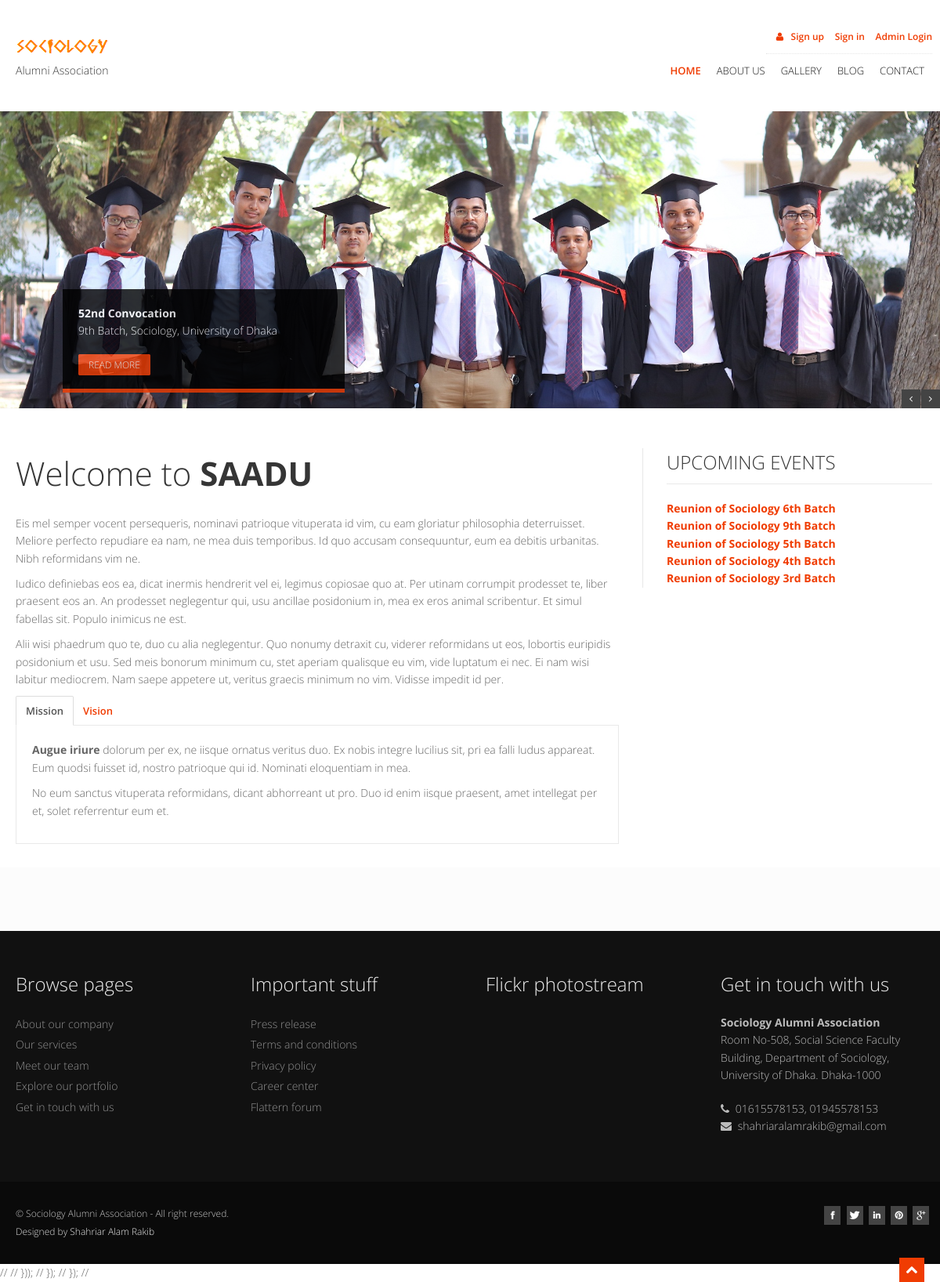
/home/, run on the app's committed database.
### tables this page shows
CREATE TABLE IF NOT EXISTS `sliders` (
  `id` int(11) NOT NULL AUTO_INCREMENT,
  `image` varchar(255) NOT NULL,
  `slider_title` varchar(255) DEFAULT NULL,
  `description` text DEFAULT NULL,
  PRIMARY KEY (`id`)
);

CREATE TABLE IF NOT EXISTS `settings` (
  `id` int(11) NOT NULL AUTO_INCREMENT,
  `about_us` text DEFAULT NULL,
  `mission` text DEFAULT NULL,
  `vision` text DEFAULT NULL,
  PRIMARY KEY (`id`)
);

CREATE TABLE IF NOT EXISTS `events` (
  `event_id` int(11) NOT NULL AUTO_INCREMENT,
  `event_name` varchar(255) NOT NULL,
  `event_start_date` date NOT NULL,
  `event_end_date` date NOT NULL,
  `event_organizer` varchar(255) NOT NULL,
  `event_location` varchar(128) NOT NULL,
  `status` varchar(4) NOT NULL,
  PRIMARY KEY (`event_id`)
);

### home/index.php (the view, shortened to what this page needs)
<?php
include("header.php");
$query = "SELECT * FROM sliders";
$results = mysqli_query($conn, $query);
?>
    <section id="featured">
      <div id="nivo-slider">
        <div class="nivo-slider">
        </div>
        <div class="container">
          <div class="row">
            <div class="span12">
                <?php while($slider = mysqli_fetch_assoc($results)) { ?>
              <div class="nivo-caption" id="caption-<?php echo $slider['id']; ?>">
                <div>
                  <p>
                    <strong><?php echo $slider['slider_title']; ?></strong> <br>
                      <?php echo $slider['description']; ?>
                  </p>
                  <a href="#" class="btn btn-theme">Read More</a>
                </div>
              </div>
              <?php } ?>
            </div>
          </div>
        </div>
      </div>
    <section id="content">
    <div class="container">
        <div class="row">
        <div class="span8">
            <h2>Welcome to <strong>SAADU</strong></h2>
            <?php echo $setting['about_us']; ?>
            <div >
                <ul class="nav nav-tabs">
                  <li class="active"><a href="#one" data-toggle="tab"> Mission</a></li>
                  <li><a href="#two" data-toggle="tab">Vision</a></li>
                </ul>
                <div class="tab-content">
                  <div class="tab-pane active" id="one">
                      <?php echo $setting['mission']; ?>
                  </div>
                </div>
              </div>
          </div>
          <div class="span4">
            <aside class="right-sidebar">
              <div class="widget">
                <h5 class="widgetheading">UPCOMING EVENTS</h5>
                <ul class="recent" style="margin:0px; padding:0px;">
                    <marquee behavior="scroll" direction="up" scrollamount="1" >
                   <?php
                      $sql = "SELECT * FROM events WHERE status='On'";
                      $result = mysqli_query($conn, $sql);
                        while($row = mysqli_fetch_assoc($result)){
                            $event_id = $row["event_id"];
                            $event_name = $row["event_name"];
                    ?>
                    <strong><a href="upcoming_event.php?id=<?php echo($event_id) ?>"><?php echo($event_name); ?></strong></a><br>
                    <?php
                        }
                    ?>
                    </marquee>
                </ul>
              </div>
            </aside>
          </div>
        </div>
      </div>
    </section>
    <section id="bottom">
      <div class="container">
        <div class="row">
          <div class="span12">
          </div>
        </div>
      </div>
    </section>
<?php
include("footer.php");
?>

### home/header.php (shortened to what this page needs)
<!DOCTYPE html>
<html lang="en">
<?php
include("connection.php");
$q = "SELECT * FROM settings";
$settings = mysqli_query($conn, $q);
$setting = mysqli_fetch_assoc($settings);
?>
<head>
  <link href="css/bootstrap.css" rel="stylesheet" />
  <link href="css/bootstrap-responsive.css" rel="stylesheet" />
  <link href="css/fancybox/jquery.fancybox.css" rel="stylesheet">
  <link href="css/jcarousel.css" rel="stylesheet" />
  <link href="css/flexslider.css" rel="stylesheet" />
  <link href="css/style.css" rel="stylesheet" />
  <link href="skins/default.css" rel="stylesheet" />
</head>
<body>
  <div id="wrapper">
    <header>
      <div class="container ">
        <div class="row nomargin">
          <div class="span12">
            <div class="headnav ">
              <ul>
                <?php
                if (!isset($_SESSION['id']) && !isset($_SESSION['user_id']))
                {
                    ?>
                  <li><a href="#mySignup" data-toggle="modal"><i class="icon-user"></i> Sign up</a></li>
                  <li><a href="#mySigninUser" data-toggle="modal">Sign in</a></li>
                  <li><a href="#mySignin" data-toggle="modal">Admin Login</a></li>
                  <?php }
                  ?>
              </ul>
            </div>
          </div>
        </div>
        <div class="row">
          <div class="span4">
            <div class="logo">
              <a href="index.php"><img src="img/sociology-logo.PNG" alt="" class="logo" /></a>
              <h1>Alumni Association</h1>
            </div>
          </div>
          <div class="span8">
            <div class="navbar navbar-static-top">
              <div class="navigation">
                <nav>
                  <ul class="nav topnav">
                    <li class="dropdown active">
                      <a href="index.php">Home</a>
                    </li>
                    <li class="dropdown">
                      <a href="about.php">About Us </a>
                    </li>
                    <li class="dropdown">
                      <a href="gallery.php">Gallery</a>
                    </li>
                    <li class="dropdown">
                      <a href="blog.php">Blog </a>
                    </li>
                    <li>
                      <a href="contact.php">Contact </a>
                    </li>
                  </ul>
                </nav>
              </div>
            </div>
          </div>
        </div>
      </div>
    </header>

### home/footer.php (shortened to what this page needs)
    <footer>
      <div class="container">
        <div class="row">
          <div class="span3">
            <div class="widget">
              <h5 class="widgetheading">Browse pages</h5>
              <ul class="link-list">
                <li><a href="#">About our company</a></li>
                <li><a href="#">Our services</a></li>
                <li><a href="#">Meet our team</a></li>
                <li><a href="#">Explore our portfolio</a></li>
                <li><a href="#">Get in touch with us</a></li>
              </ul>
            </div>
          </div>
          <div class="span3">
            <div class="widget">
              <h5 class="widgetheading">Important stuff</h5>
              <ul class="link-list">
                <li><a href="#">Press release</a></li>
                <li><a href="#">Terms and conditions</a></li>
                <li><a href="#">Privacy policy</a></li>
                <li><a href="#">Career center</a></li>
                <li><a href="#">Flattern forum</a></li>
              </ul>
            </div>
          </div>
          <div class="span3">
            <div class="widget">
              <h5 class="widgetheading">Flickr photostream</h5>
            </div>
          </div>
          <div class="span3">
            <div class="widget">
              <h5 class="widgetheading">Get in touch with us</h5>
              <address>
								<strong>Sociology Alumni Association</strong><br>
								 Room No-508, Social Science Faculty Building,
								 Department of Sociology, University of Dhaka. Dhaka-1000
					 		</address>
              <p>
                <i class="icon-phone"></i> 01615578153, 01945578153 <br>
                <i class="icon-envelope-alt"></i> shahriaralamrakib@gmail.com
              </p>
            </div>
          </div>
        </div>
      </div>
      <div id="sub-footer">
        <div class="container">
          <div class="row">
            <div class="span6">
              <div class="copyright">
                <p>
                  <span>&copy; Sociology Alumni Association - All right reserved.</span>
                </p>
                <div class="credits">
                  Designed by <a href="https://facebook.com/shahriaralamrakib">Shahriar Alam Rakib</a>
                </div>
              </div>
            </div>
            <div class="span6">
              <ul class="social-network">
                <li><a href="#" data-placement="bottom" title="Facebook"><i class="icon-facebook icon-square"></i></a></li>
                <li><a href="#" data-placement="bottom" title="Twitter"><i class="icon-twitter icon-square"></i></a></li>
                <li><a href="#" data-placement="bottom" title="Linkedin"><i class="icon-linkedin icon-square"></i></a></li>
                <li><a href="#" data-placement="bottom" title="Pinterest"><i class="icon-pinterest icon-square"></i></a></li>
                <li><a href="#" data-placement="bottom" title="Google plus"><i class="icon-google-plus icon-square"></i></a></li>
              </ul>
            </div>
          </div>
        </div>
      </div>
    </footer>
  </div>
  <a href="#" class="scrollup"><i class="icon-chevron-up icon-square icon-32 active"></i></a>
//
//                }));
//            });
//        });
//    </script>
</body>
</html>

### home/css/style.css (style rules this page uses)
body { font-family: 'Open Sans', Arial, sans-serif; font-size: 14px; font-weight: 300; line-height: 1.6em; color: #656565; }
.container { padding: 0 20px 0 20px; position: relative; }
#wrapper { width: 100%; margin: 0; padding: 0; }
.row, .row-fluid { margin-bottom: 30px; }
.row.nomargin, .row-fluid.nomargin { margin-bottom: 0; }
header { background: #fff; margin: 0; padding: 0; position: relative; }
header .logo { margin: -10px 0 0 0; float: left; }
header .logo img { margin-bottom: 10px; }
header .logo h1 { font-size: 14px; margin: 0; }
.headnav { float: right; margin: 35px 0 0 0; border-bottom: 1px dotted #e6e6e6; }
.headnav ul { margin-left: 0; list-style: none; }
.headnav ul li { display: inline; margin-left: 10px; }
.headnav ul li a { outline: 0; font-size: 12px; font-weight: 600; }
@media (min-width: 768px) { header .navigation { float: right; } }
header ul.nav li { border: none; margin: 0; }
header ul.nav li a { font-size: 12px; border: none; font-weight: 300; text-transform: uppercase; }
.navbar .nav>li>a { color: #111; text-shadow: none; }
.navbar .nav>.active>a, .navbar .nav>.active>a:hover { background: none; font-weight: 600; }
ul.nav li.dropdown a { z-index: 1000; display: block; }
#featured { background: #fcfcfc; position: relative; margin: 0; padding: 0; }
#nivo-slider { position: relative; }
#featured #nivo-slider .row, #featured #nivo-slider .row-fluid { margin-bottom: 0; }
.nivo-slider { background: #fbfbfb; }
.nivoSlider, .nivo-slider { position: relative; width: 100%; height: auto; overflow: hidden; margin: 0; }
.nivo-caption { position: absolute; left: 80px; bottom: 20px; background: #000; color: #fff; width: 30%; z-index: 8; padding: 20px; opacity: 0.8; overflow: hidden; display: none; -moz-opacity: 0.8; filter: alpha(opacity=8); -webkit-box-sizing: border-box; -moz-box-sizing: border-box; box-sizing: border-box; }
.nivo-caption p { margin-bottom: 20px; }
.nivo-caption a { display: inline !important; }
#content { position: relative; background: #fff; padding: 50px 0 0 0; }
#bottom { background: #fcfcfc; padding: 50px 0 0; }
ul.link-list { margin: 0; padding: 0; list-style: none; }
ul.link-list li { margin: 0; padding: 2px 0 2px 0; list-style: none; }
footer ul.link-list li a { color: #919191; }
.widgetheading { width: 100%; padding: 0; }
aside .widgetheading { position: relative; border-bottom: #e9e9e9 1px solid; padding-bottom: 9px; }
footer .widgetheading { position: relative; }
aside { position: relative; margin-bottom: 40px; }
.right-sidebar { border-left: 1px solid #e9e9e9; padding: 0 0 0 30px; -webkit-box-shadow: inset 1px 0 0 0 rgba(0, 0, 0, .01); box-shadow: inset 1px 0 0 0 rgba(0, 0, 0, .01); }
aside .widget { margin-bottom: 40px; }
ul.cat, ul.recent, ul.folio-detail, ul.contact-info { margin: 0; padding: 0; list-style: none; }
footer { background: #111; padding: 50px 0 0 0; color: #bbb; }
footer a { color: #eee; }
footer h1, footer h2, footer h3, footer h4, footer h5, footer h6 { color: #eee; }
footer address { line-height: 1.6em; }
ul.social-network { list-style: none; margin: 0; }
ul.social-network li { display: inline; }
#sub-footer { background: #0a0a0a; text-shadow: none; color: #5d5d5d; padding: 0; padding-top: 30px; margin: 20px 0 0 0; }
#sub-footer p { margin: 0; padding: 0; }
#sub-footer span { color: #c7c7c7; }
.copyright { text-align: left; font-size: 12px; color: #ddd; }
#sub-footer ul.social-network { float: right; }
.scrollup { position: fixed; width: 32px; height: 32px; bottom: 0px; right: 20px; }
a.scrollup { outline: 0; }

### home/skins/default.css (style rules this page uses)
a, a:hover,a:focus,a:active, footer a.text-link:hover, strike, footer ul.link-list li a:hover, .post-meta span a:hover, footer a.text-link, ul.meta-post li a:hover, ul.cat li a:hover, ul.recent li h6 a:hover, ul.portfolio-categ li.active a, ul.portfolio-categ li.active a:hover, ul.portfolio-categ li a:hover,ul.related-post li h4 a:hover, span.highlight,article .post-heading h3 a:hover, .navbar .nav > .active > a,.navbar .nav > .active > a:hover,.navbar .nav > li > a:hover,.navbar .nav > li > a:focus,.navbar .nav > .active > a:focus, .validation { color:#F03C02; }
.btn-theme { border:1px solid #F03C02; background: #F03C02; }
[class^="icon-"].active, [class*=" icon-"].active { background-color: #F03C02; }
.nivo-caption, .caption { border-bottom: #F03C02 5px solid; }

### data on the page
sliders: slider_title "52nd Convocation", description "9th Batch, Sociology, University of Dhaka"
settings: about_us "Eis mel semper vocent persequeris, nominavi patrioque vituperata id vim, cu eam gloriatur philosophia deterruisset. Meliore perfecto repudiare ea nam, ne mea duis temporibus. Id quo accusam consequuntur, eum ea debitis urbanitas. Nibh reformidans vim ne. Iudico definiebas eos ea, dicat inermis hendrerit vel ei, legimus copiosae quo at. Per utinam corrumpit prodesset te, liber praesent eos an. An prodesset neglegentur qui, usu ancillae posidonium in, mea ex eros animal scribentur. Et simul fabellas sit. Populo inimicus ne est. Alii wisi phaedrum quo te, duo cu alia neglegentur. Quo nonumy detraxit cu, viderer reformidans ut eos, lobortis euripidis posidonium et usu. Sed meis bonorum minimum…", mission "Augue iriure dolorum per ex, ne iisque ornatus veritus duo. Ex nobis integre lucilius sit, pri ea falli ludus appareat. Eum quodsi fuisset id, nostro patrioque qui id. Nominati eloquentiam in mea. No eum sanctus vituperata reformidans, dicant abhorreant ut pro. Duo id enim iisque praesent, amet intellegat per et, solet referrentur eum et."
events: event_name "Reunion of Sociology 6th Batch"
events: event_name "Reunion of Sociology 9th Batch"
events: event_name "Reunion of Sociology 5th Batch"
events: event_name "Reunion of Sociology 4th Batch"
events: event_name "Reunion of Sociology 3rd Batch"
